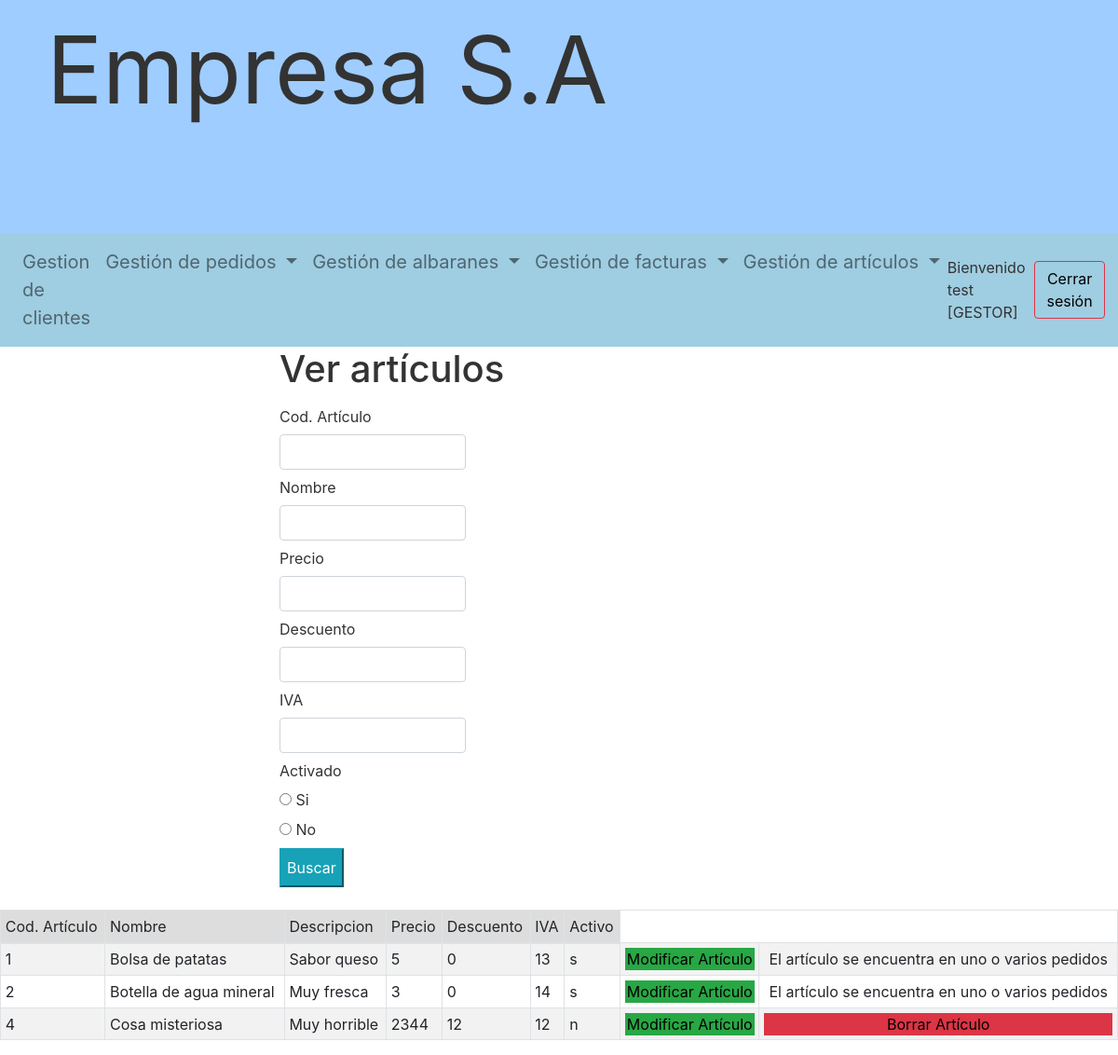
Screenshot of /gestor/buscar_articulo.php (signed in) with the database file from the repository.
### tables this page shows
CREATE TABLE IF NOT EXISTS `articulos` (
  `COD_ARTICULO` int(11) NOT NULL AUTO_INCREMENT,
  `NOMBRE` varchar(50) DEFAULT NULL,
  `DESCRIPCION` varchar(50) DEFAULT NULL,
  `PRECIO` int(11) DEFAULT NULL,
  `DESCUENTO` int(3) DEFAULT NULL,
  `IVA` int(3) DEFAULT NULL,
  `IMAGEN` varchar(200) DEFAULT NULL,
  `ACTIVO` enum('s','n') DEFAULT 'n',
  PRIMARY KEY (`COD_ARTICULO`)
);

### gestor/buscar_articulo.php (the view, shortened to what this page needs)
<?php
$arrayNoBorrables = [];
$conexion = conectar(USUARIO);
$consulta = "SELECT DISTINCT a.COD_ARTICULO FROM articulos a JOIN lineas_pedidos lp ON a.COD_ARTICULO = lp.COD_ARTICULO";
$borrable = $conexion->prepare($consulta);
$borrable->execute();
while($borrar = $borrable->fetch(PDO::FETCH_ASSOC)){
    $arrayNoBorrables[] = $borrar["COD_ARTICULO"];
}
if(!isset($_POST['buscar'])){
    $conexion = conectar(USUARIO);
    $consulta = "SELECT * FROM articulos";
    $resultado = $conexion->prepare($consulta);
    $resultado->execute();
}
?>
<link rel="stylesheet" href="../bootstrap-sortable.css">
<h1 class="offset-md-3">Ver artículos</h1>
<form method='post' action=<?=$_SERVER['PHP_SELF']?>>
    <label for="codart" class="offset-md-3 col-form-label">Cod. Artículo</label>
    <input type='number' class="form-control col-md-2 offset-md-3" name='codart' id='codart'>
    <label for="nombre" class="offset-md-3 col-form-label">Nombre</label>
    <input type='text' class="form-control col-md-2 offset-md-3" name='nombre' id='nombre'>
    <label for="precio" class="offset-md-3 col-form-label">Precio</label>
    <input type='number' class="form-control col-md-2 offset-md-3" name='precio' id='precio'>
    <label for="descuento" class="offset-md-3 col-form-label">Descuento</label>
    <input type='number' class="form-control col-md-2 offset-md-3" name='descuento' id='descuento'>
    <label for="iva" class="offset-md-3 col-form-label">IVA</label>
    <input type='number' class="form-control col-md-2 offset-md-3" name='iva' id='iva'>
    <label for="activo" class="offset-md-3 col-form-label">Activado</label>
    <br><input type="radio" class="offset-md-3 col-form-label" id="si" name="activo" value="s">
    <label for="si">Si</label><br>
    <input type="radio" class="offset-md-3 col-form-label" id="no" name="activo" value="n">
    <label for="no">No</label><br>
    <input type='submit' class='btn-info offset-md-3 col-form-label' value='Buscar' id='buscar' name='buscar'>
</form>
<br>
<table id="tabla" class="table table-striped table-bordered table-sm sortable" data-toggle="table" cellspacing="0">
    <thead>
    <tr>
        <th class="headerSortUp headerSortDown">Cod. Artículo
        </th>
        <th class="th-sm">Nombre
        </th>
        <th>
            Descripcion
        </th>
        <th>
            Precio
        </th>
        <th>
            Descuento
        </th>
        <th>
            IVA
        </th>
        <th>
            Activo
        </th>
    </tr>
    </thead>
    <tbody>
    <?php
    while($articulo = $resultado->fetch(PDO::FETCH_ASSOC)){ ?>
    <tr>
        <td><?=$articulo['COD_ARTICULO']?></td>
        <td><?=$articulo['NOMBRE']?></td>
        <td><?=$articulo['DESCRIPCION']?></td>
        <td><?=$articulo['PRECIO']?></td>
        <td><?=$articulo['DESCUENTO']?></td>
        <td><?=$articulo['IVA']?></td>
        <td><?=$articulo['ACTIVO']?></td>
        <td><a class="btn-success text-center" href=<?="modificar_articulo.php?codart=" . $articulo["COD_ARTICULO"].""?>>Modificar Artículo</td>
        <?php
        $permitido = true;
        foreach($arrayNoBorrables as $artBorrable){
            if($artBorrable == $articulo["COD_ARTICULO"]){
                $permitido = false;
            }
            ?>
        <?php }
        if($permitido == true){ ?>
            <td><a class="btn-danger text-center" href=<?="borrar_articulo.php?codart=" . $articulo["COD_ARTICULO"].""?>>Borrar Artículo</td>
       <?php }
        else{?>
            <td><a class="btn-outline-warning text-center">El artículo se encuentra en uno o varios pedidos</td>
        <?php }?>
                      <?php } ?>
    </tbody>
</table>

### trabajodaw.css (style rules this page uses)
body { color: #333; font-size: 1em; }
a:link, a:visited, a:hover, a:active { color: #000; text-decoration: none; }
table { background: #FFF; border-collapse: collapse; width: 100%; }
td, th { padding: 4px; border: 1px solid #CCC; overflow: hidden; text-align: left; vertical-align: middle; }
th { background-color: #DDD; font-weight: 400; }
th a, td a { display: block; width: 100%; }

### rows the page displays
articulos: COD_ARTICULO "1", NOMBRE "Bolsa de patatas", DESCRIPCION "Sabor queso", PRECIO "5", DESCUENTO "0", IVA "13", ACTIVO "s", shows "El artículo se encuentra en uno o varios pedidos"
articulos: COD_ARTICULO "2", NOMBRE "Botella de agua mineral", DESCRIPCION "Muy fresca", PRECIO "3", DESCUENTO "0", IVA "14", ACTIVO "s", shows "El artículo se encuentra en uno o varios pedidos"
articulos: COD_ARTICULO "4", NOMBRE "Cosa misteriosa", DESCRIPCION "Muy horrible", PRECIO "2344", DESCUENTO "12", IVA "12", ACTIVO "n"

### other values shown
$_SESSION['gestor']['NICK'] "test"
